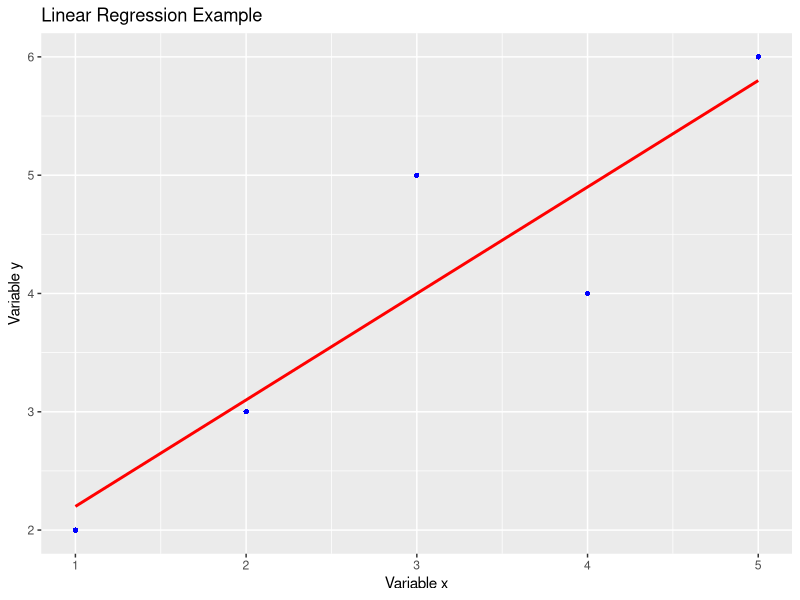

This chart was generated by the following R code:

library(ggplot2)

data <- data.frame(
  x = c(1, 2, 3, 4, 5),
  y = c(2, 3, 5, 4, 6)
)

linear_model <- lm(y ~ x, data = data)

summary(linear_model)
ggplot(data, aes(x = x, y = y)) +
  geom_point(color = "blue", shape = 16) +
  geom_smooth(method = "lm", color = "red", se = FALSE) +
  labs(title = "Linear Regression Example",
       x = "Variable x",
       y = "Variable y")


